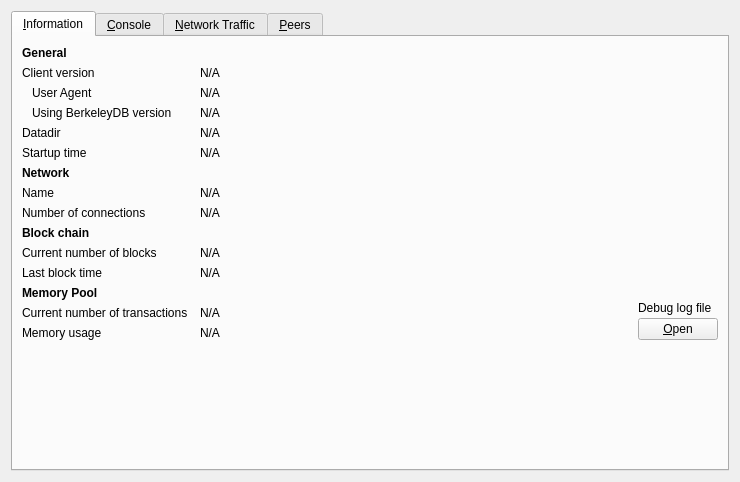
<?xml version="1.0" encoding="UTF-8"?>
<ui version="4.0">
 <class>RPCConsole</class>
 <widget class="QWidget" name="RPCConsole">
  <property name="geometry">
   <rect>
    <x>0</x>
    <y>0</y>
    <width>740</width>
    <height>482</height>
   </rect>
  </property>
  <property name="windowTitle">
   <string>Debug window</string>
  </property>
  <layout class="QVBoxLayout" name="verticalLayout_2">
   <item>
    <widget class="QTabWidget" name="tabWidget">
     <property name="currentIndex">
      <number>0</number>
     </property>
     <widget class="QWidget" name="tab_info">
      <attribute name="title">
       <string>&amp;Information</string>
      </attribute>
      <layout class="QGridLayout" name="gridLayout" columnstretch="0,1,0">
       <property name="horizontalSpacing">
        <number>12</number>
       </property>
       <item row="0" column="0">
        <widget class="QLabel" name="label_9">
         <property name="font">
          <font>
           <weight>75</weight>
           <bold>true</bold>
          </font>
         </property>
         <property name="text">
          <string>General</string>
         </property>
        </widget>
       </item>
       <item row="1" column="0">
        <widget class="QLabel" name="label_6">
         <property name="text">
          <string>Client version</string>
         </property>
        </widget>
       </item>
       <item row="1" column="1" colspan="2">
        <widget class="QLabel" name="clientVersion">
         <property name="cursor">
          <cursorShape>IBeamCursor</cursorShape>
         </property>
         <property name="text">
          <string>N/A</string>
         </property>
         <property name="textFormat">
          <enum>Qt::PlainText</enum>
         </property>
         <property name="textInteractionFlags">
          <set>Qt::LinksAccessibleByMouse|Qt::TextSelectableByKeyboard|Qt::TextSelectableByMouse</set>
         </property>
        </widget>
       </item>
       <item row="2" column="0">
        <widget class="QLabel" name="labelClientUserAgent">
         <property name="text">
          <string>User Agent</string>
         </property>
         <property name="indent">
          <number>10</number>
         </property>
        </widget>
       </item>
       <item row="2" column="1" colspan="2">
        <widget class="QLabel" name="clientUserAgent">
         <property name="cursor">
          <cursorShape>IBeamCursor</cursorShape>
         </property>
         <property name="text">
          <string>N/A</string>
         </property>
         <property name="textFormat">
          <enum>Qt::PlainText</enum>
         </property>
         <property name="textInteractionFlags">
          <set>Qt::LinksAccessibleByMouse|Qt::TextSelectableByKeyboard|Qt::TextSelectableByMouse</set>
         </property>
        </widget>
       </item>
       <item row="3" column="0">
        <widget class="QLabel" name="label_berkeleyDBVersion">
         <property name="text">
          <string>Using BerkeleyDB version</string>
         </property>
         <property name="indent">
          <number>10</number>
         </property>
        </widget>
       </item>
       <item row="3" column="1" colspan="2">
        <widget class="QLabel" name="berkeleyDBVersion">
         <property name="cursor">
          <cursorShape>IBeamCursor</cursorShape>
         </property>
         <property name="text">
          <string>N/A</string>
         </property>
         <property name="textFormat">
          <enum>Qt::PlainText</enum>
         </property>
         <property name="textInteractionFlags">
          <set>Qt::LinksAccessibleByMouse|Qt::TextSelectableByKeyboard|Qt::TextSelectableByMouse</set>
         </property>
        </widget>
       </item>
       <item row="4" column="0">
        <widget class="QLabel" name="label_12">
         <property name="text">
          <string>Datadir</string>
         </property>
        </widget>
       </item>
       <item row="4" column="1" colspan="2">
        <widget class="QLabel" name="dataDir">
         <property name="cursor">
          <cursorShape>IBeamCursor</cursorShape>
         </property>
         <property name="text">
          <string>N/A</string>
         </property>
         <property name="textFormat">
          <enum>Qt::PlainText</enum>
         </property>
         <property name="wordWrap">
          <bool>true</bool>
         </property>
         <property name="textInteractionFlags">
          <set>Qt::LinksAccessibleByMouse|Qt::TextSelectableByKeyboard|Qt::TextSelectableByMouse</set>
         </property>
        </widget>
       </item>
       <item row="5" column="0">
        <widget class="QLabel" name="label_13">
         <property name="text">
          <string>Startup time</string>
         </property>
        </widget>
       </item>
       <item row="5" column="1" colspan="2">
        <widget class="QLabel" name="startupTime">
         <property name="cursor">
          <cursorShape>IBeamCursor</cursorShape>
         </property>
         <property name="text">
          <string>N/A</string>
         </property>
         <property name="textFormat">
          <enum>Qt::PlainText</enum>
         </property>
         <property name="textInteractionFlags">
          <set>Qt::LinksAccessibleByMouse|Qt::TextSelectableByKeyboard|Qt::TextSelectableByMouse</set>
         </property>
        </widget>
       </item>
       <item row="6" column="0">
        <widget class="QLabel" name="labelNetwork">
         <property name="font">
          <font>
           <weight>75</weight>
           <bold>true</bold>
          </font>
         </property>
         <property name="text">
          <string>Network</string>
         </property>
        </widget>
       </item>
       <item row="7" column="0">
        <widget class="QLabel" name="label_8">
         <property name="text">
          <string>Name</string>
         </property>
        </widget>
       </item>
       <item row="7" column="1" colspan="2">
        <widget class="QLabel" name="networkName">
         <property name="cursor">
          <cursorShape>IBeamCursor</cursorShape>
         </property>
         <property name="text">
          <string>N/A</string>
         </property>
         <property name="textFormat">
          <enum>Qt::PlainText</enum>
         </property>
         <property name="textInteractionFlags">
          <set>Qt::LinksAccessibleByMouse|Qt::TextSelectableByKeyboard|Qt::TextSelectableByMouse</set>
         </property>
        </widget>
       </item>
       <item row="8" column="0">
        <widget class="QLabel" name="label_7">
         <property name="text">
          <string>Number of connections</string>
         </property>
        </widget>
       </item>
       <item row="8" column="1" colspan="2">
        <widget class="QLabel" name="numberOfConnections">
         <property name="cursor">
          <cursorShape>IBeamCursor</cursorShape>
         </property>
         <property name="text">
          <string>N/A</string>
         </property>
         <property name="textFormat">
          <enum>Qt::PlainText</enum>
         </property>
         <property name="textInteractionFlags">
          <set>Qt::LinksAccessibleByMouse|Qt::TextSelectableByKeyboard|Qt::TextSelectableByMouse</set>
         </property>
        </widget>
       </item>
       <item row="9" column="0">
        <widget class="QLabel" name="label_10">
         <property name="font">
          <font>
           <weight>75</weight>
           <bold>true</bold>
          </font>
         </property>
         <property name="text">
          <string>Block chain</string>
         </property>
        </widget>
       </item>
       <item row="10" column="0">
        <widget class="QLabel" name="label_3">
         <property name="text">
          <string>Current number of blocks</string>
         </property>
        </widget>
       </item>
       <item row="10" column="1" colspan="2">
        <widget class="QLabel" name="numberOfBlocks">
         <property name="cursor">
          <cursorShape>IBeamCursor</cursorShape>
         </property>
         <property name="text">
          <string>N/A</string>
         </property>
         <property name="textFormat">
          <enum>Qt::PlainText</enum>
         </property>
         <property name="textInteractionFlags">
          <set>Qt::LinksAccessibleByMouse|Qt::TextSelectableByKeyboard|Qt::TextSelectableByMouse</set>
         </property>
        </widget>
       </item>
       <item row="11" column="0">
        <widget class="QLabel" name="labelLastBlockTime">
         <property name="text">
          <string>Last block time</string>
         </property>
        </widget>
       </item>
       <item row="11" column="1" colspan="2">
        <widget class="QLabel" name="lastBlockTime">
         <property name="cursor">
          <cursorShape>IBeamCursor</cursorShape>
         </property>
         <property name="text">
          <string>N/A</string>
         </property>
         <property name="textFormat">
          <enum>Qt::PlainText</enum>
         </property>
         <property name="textInteractionFlags">
          <set>Qt::LinksAccessibleByMouse|Qt::TextSelectableByKeyboard|Qt::TextSelectableByMouse</set>
         </property>
        </widget>
       </item>
       <item row="12" column="0">
        <widget class="QLabel" name="labelMempoolTitle">
         <property name="font">
          <font>
           <weight>75</weight>
           <bold>true</bold>
          </font>
         </property>
         <property name="text">
          <string>Memory Pool</string>
         </property>
        </widget>
       </item>
       <item row="13" column="0">
        <widget class="QLabel" name="labelNumberOfTransactions">
         <property name="text">
          <string>Current number of transactions</string>
         </property>
        </widget>
       </item>
       <item row="13" column="1">
        <widget class="QLabel" name="mempoolNumberTxs">
         <property name="cursor">
          <cursorShape>IBeamCursor</cursorShape>
         </property>
         <property name="text">
          <string>N/A</string>
         </property>
         <property name="textFormat">
          <enum>Qt::PlainText</enum>
         </property>
         <property name="textInteractionFlags">
          <set>Qt::LinksAccessibleByMouse|Qt::TextSelectableByKeyboard|Qt::TextSelectableByMouse</set>
         </property>
        </widget>
       </item>
       <item row="14" column="0">
        <widget class="QLabel" name="labelMemoryUsage">
         <property name="text">
          <string>Memory usage</string>
         </property>
        </widget>
       </item>
       <item row="14" column="1">
        <widget class="QLabel" name="mempoolSize">
         <property name="cursor">
          <cursorShape>IBeamCursor</cursorShape>
         </property>
         <property name="text">
          <string>N/A</string>
         </property>
         <property name="textFormat">
          <enum>Qt::PlainText</enum>
         </property>
         <property name="textInteractionFlags">
          <set>Qt::LinksAccessibleByMouse|Qt::TextSelectableByKeyboard|Qt::TextSelectableByMouse</set>
         </property>
        </widget>
       </item>
       <item row="12" column="2" rowspan="3">
        <layout class="QVBoxLayout" name="verticalLayoutDebugButton">
         <property name="spacing">
          <number>3</number>
         </property>
         <item>
          <spacer name="verticalSpacer_2">
           <property name="orientation">
            <enum>Qt::Vertical</enum>
           </property>
           <property name="sizeHint" stdset="0">
            <size>
             <width>10</width>
             <height>5</height>
            </size>
           </property>
          </spacer>
         </item>
         <item>
          <widget class="QLabel" name="labelDebugLogfile">
           <property name="text">
            <string>Debug log file</string>
           </property>
          </widget>
         </item>
         <item>
          <widget class="QPushButton" name="openDebugLogfileButton">
           <property name="toolTip">
            <string>Open the %1 debug log file from the current data directory. This can take a few seconds for large log files.</string>
           </property>
           <property name="text">
            <string>&amp;Open</string>
           </property>
           <property name="autoDefault">
            <bool>false</bool>
           </property>
          </widget>
         </item>
        </layout>
       </item>
       <item row="15" column="0">
        <spacer name="verticalSpacer">
         <property name="orientation">
          <enum>Qt::Vertical</enum>
         </property>
         <property name="sizeHint" stdset="0">
          <size>
           <width>20</width>
           <height>40</height>
          </size>
         </property>
        </spacer>
       </item>
      </layout>
     </widget>
     <widget class="QWidget" name="tab_console">
      <attribute name="title">
       <string>&amp;Console</string>
      </attribute>
      <layout class="QVBoxLayout" name="verticalLayout_3">
       <property name="spacing">
        <number>3</number>
       </property>
       <property name="bottomMargin">
        <number>5</number>
       </property>
       <item>
        <layout class="QHBoxLayout" name="horizontalLayout">
         <property name="spacing">
          <number>4</number>
         </property>
         <item>
          <spacer name="horizontalSpacer">
           <property name="orientation">
            <enum>Qt::Horizontal</enum>
           </property>
           <property name="sizeHint" stdset="0">
            <size>
             <width>40</width>
             <height>20</height>
            </size>
           </property>
          </spacer>
         </item>
         <item>
          <widget class="QPushButton" name="fontSmallerButton">
           <property name="maximumSize">
            <size>
             <width>24</width>
             <height>24</height>
            </size>
           </property>
           <property name="toolTip">
            <string>Decrease font size</string>
           </property>
           <property name="text">
            <string/>
           </property>
           <property name="icon">
            <iconset resource="../bitcoin.qrc">
             <normaloff>:/icons/fontsmaller</normaloff>:/icons/fontsmaller</iconset>
           </property>
           <property name="iconSize">
            <size>
             <width>24</width>
             <height>16</height>
            </size>
           </property>
           <property name="autoDefault">
            <bool>false</bool>
           </property>
           <property name="flat">
            <bool>true</bool>
           </property>
          </widget>
         </item>
         <item>
          <widget class="QPushButton" name="fontBiggerButton">
           <property name="maximumSize">
            <size>
             <width>24</width>
             <height>24</height>
            </size>
           </property>
           <property name="toolTip">
            <string>Increase font size</string>
           </property>
           <property name="text">
            <string/>
           </property>
           <property name="icon">
            <iconset resource="../bitcoin.qrc">
             <normaloff>:/icons/fontbigger</normaloff>:/icons/fontbigger</iconset>
           </property>
           <property name="iconSize">
            <size>
             <width>24</width>
             <height>16</height>
            </size>
           </property>
           <property name="autoDefault">
            <bool>false</bool>
           </property>
           <property name="flat">
            <bool>true</bool>
           </property>
          </widget>
         </item>
         <item>
          <widget class="QPushButton" name="clearButton">
           <property name="maximumSize">
            <size>
             <width>24</width>
             <height>24</height>
            </size>
           </property>
           <property name="toolTip">
            <string>Clear console</string>
           </property>
           <property name="layoutDirection">
            <enum>Qt::LeftToRight</enum>
           </property>
           <property name="text">
            <string/>
           </property>
           <property name="icon">
            <iconset resource="../bitcoin.qrc">
             <normaloff>:/icons/remove</normaloff>:/icons/remove</iconset>
           </property>
           <property name="shortcut">
            <string notr="true">Ctrl+L</string>
           </property>
           <property name="autoDefault">
            <bool>false</bool>
           </property>
           <property name="flat">
            <bool>true</bool>
           </property>
          </widget>
         </item>
        </layout>
       </item>
       <item>
        <widget class="QTextEdit" name="messagesWidget">
         <property name="minimumSize">
          <size>
           <width>0</width>
           <height>100</height>
          </size>
         </property>
         <property name="readOnly">
          <bool>true</bool>
         </property>
         <property name="tabKeyNavigation" stdset="0">
          <bool>false</bool>
         </property>
         <property name="columnCount" stdset="0">
          <number>2</number>
         </property>
        </widget>
       </item>
       <item>
        <layout class="QHBoxLayout" name="horizontalLayoutPrompt">
         <property name="spacing">
          <number>3</number>
         </property>
         <item>
          <widget class="QPushButton" name="promptIcon">
           <property name="enabled">
            <bool>false</bool>
           </property>
           <property name="maximumSize">
            <size>
             <width>16</width>
             <height>24</height>
            </size>
           </property>
           <property name="text">
            <string/>
           </property>
           <property name="icon">
            <iconset resource="../bitcoin.qrc">
             <normaloff>:/icons/prompticon</normaloff>
             <disabledoff>:/icons/prompticon</disabledoff>:/icons/prompticon</iconset>
           </property>
           <property name="iconSize">
            <size>
             <width>14</width>
             <height>14</height>
            </size>
           </property>
           <property name="autoDefault">
            <bool>false</bool>
           </property>
           <property name="flat">
            <bool>true</bool>
           </property>
          </widget>
         </item>
         <item>
          <widget class="QLineEdit" name="lineEdit">
           <property name="placeholderText">
            <string/>
           </property>
          </widget>
         </item>
        </layout>
       </item>
      </layout>
     </widget>
     <widget class="QWidget" name="tab_nettraffic">
      <attribute name="title">
       <string>&amp;Network Traffic</string>
      </attribute>
      <layout class="QHBoxLayout" name="horizontalLayout_3">
       <item>
        <layout class="QVBoxLayout" name="verticalLayout_4">
         <item>
          <widget class="TrafficGraphWidget" name="trafficGraph" native="true">
           <property name="sizePolicy">
            <sizepolicy hsizetype="Expanding" vsizetype="Expanding">
             <horstretch>0</horstretch>
             <verstretch>0</verstretch>
            </sizepolicy>
           </property>
          </widget>
         </item>
         <item>
          <layout class="QHBoxLayout" name="horizontalLayout_2">
           <item>
            <widget class="QSlider" name="sldGraphRange">
             <property name="minimum">
              <number>1</number>
             </property>
             <property name="maximum">
              <number>288</number>
             </property>
             <property name="pageStep">
              <number>12</number>
             </property>
             <property name="value">
              <number>6</number>
             </property>
             <property name="orientation">
              <enum>Qt::Horizontal</enum>
             </property>
            </widget>
           </item>
           <item>
            <widget class="QLabel" name="lblGraphRange">
             <property name="minimumSize">
              <size>
               <width>100</width>
               <height>0</height>
              </size>
             </property>
             <property name="alignment">
              <set>Qt::AlignCenter</set>
             </property>
            </widget>
           </item>
           <item>
            <widget class="QPushButton" name="btnClearTrafficGraph">
             <property name="text">
              <string>&amp;Clear</string>
             </property>
             <property name="autoDefault">
              <bool>false</bool>
             </property>
            </widget>
           </item>
          </layout>
         </item>
        </layout>
       </item>
       <item>
        <layout class="QVBoxLayout" name="verticalLayout">
         <item>
          <widget class="QGroupBox" name="groupBox">
           <property name="title">
            <string>Totals</string>
           </property>
           <layout class="QVBoxLayout" name="verticalLayout_5">
            <item>
             <layout class="QHBoxLayout" name="horizontalLayout_4">
              <item>
               <widget class="Line" name="line">
                <property name="sizePolicy">
                 <sizepolicy hsizetype="Fixed" vsizetype="Fixed">
                  <horstretch>0</horstretch>
                  <verstretch>0</verstretch>
                 </sizepolicy>
                </property>
                <property name="minimumSize">
                 <size>
                  <width>10</width>
                  <height>0</height>
                 </size>
                </property>
                <property name="palette">
                 <palette>
                  <active>
                   <colorrole role="Light">
                    <brush brushstyle="SolidPattern">
                     <color alpha="255">
                      <red>0</red>
                      <green>255</green>
                      <blue>0</blue>
                     </color>
                    </brush>
                   </colorrole>
                  </active>
                  <inactive>
                   <colorrole role="Light">
                    <brush brushstyle="SolidPattern">
                     <color alpha="255">
                      <red>0</red>
                      <green>255</green>
                      <blue>0</blue>
                     </color>
                    </brush>
                   </colorrole>
                  </inactive>
                  <disabled>
                   <colorrole role="Light">
                    <brush brushstyle="SolidPattern">
                     <color alpha="255">
                      <red>0</red>
                      <green>255</green>
                      <blue>0</blue>
                     </color>
                    </brush>
                   </colorrole>
                  </disabled>
                 </palette>
                </property>
                <property name="orientation">
                 <enum>Qt::Horizontal</enum>
                </property>
               </widget>
              </item>
              <item>
               <widget class="QLabel" name="label_16">
                <property name="text">
                 <string>Received</string>
                </property>
               </widget>
              </item>
              <item>
               <widget class="QLabel" name="lblBytesIn">
                <property name="minimumSize">
                 <size>
                  <width>50</width>
                  <height>0</height>
                 </size>
                </property>
                <property name="alignment">
                 <set>Qt::AlignRight|Qt::AlignTrailing|Qt::AlignVCenter</set>
                </property>
               </widget>
              </item>
             </layout>
            </item>
            <item>
             <layout class="QHBoxLayout" name="horizontalLayout_5">
              <item>
               <widget class="Line" name="line_2">
                <property name="sizePolicy">
                 <sizepolicy hsizetype="Fixed" vsizetype="Fixed">
                  <horstretch>0</horstretch>
                  <verstretch>0</verstretch>
                 </sizepolicy>
                </property>
                <property name="minimumSize">
                 <size>
                  <width>10</width>
                  <height>0</height>
                 </size>
                </property>
                <property name="palette">
                 <palette>
                  <active>
                   <colorrole role="Light">
                    <brush brushstyle="SolidPattern">
                     <color alpha="255">
                      <red>255</red>
                      <green>0</green>
                      <blue>0</blue>
                     </color>
                    </brush>
                   </colorrole>
                  </active>
                  <inactive>
                   <colorrole role="Light">
                    <brush brushstyle="SolidPattern">
                     <color alpha="255">
                      <red>255</red>
                      <green>0</green>
                      <blue>0</blue>
                     </color>
                    </brush>
                   </colorrole>
                  </inactive>
                  <disabled>
                   <colorrole role="Light">
                    <brush brushstyle="SolidPattern">
                     <color alpha="255">
                      <red>255</red>
                      <green>0</green>
                      <blue>0</blue>
                     </color>
                    </brush>
                   </colorrole>
                  </disabled>
                 </palette>
                </property>
                <property name="orientation">
                 <enum>Qt::Horizontal</enum>
                </property>
               </widget>
              </item>
              <item>
               <widget class="QLabel" name="label_17">
                <property name="text">
                 <string>Sent</string>
                </property>
               </widget>
              </item>
              <item>
               <widget class="QLabel" name="lblBytesOut">
                <property name="minimumSize">
                 <size>
                  <width>50</width>
                  <height>0</height>
                 </size>
                </property>
                <property name="alignment">
                 <set>Qt::AlignRight|Qt::AlignTrailing|Qt::AlignVCenter</set>
                </property>
               </widget>
              </item>
             </layout>
            </item>
            <item>
             <spacer name="verticalSpacer_4">
              <property name="orientation">
               <enum>Qt::Vertical</enum>
              </property>
              <property name="sizeHint" stdset="0">
               <size>
                <width>20</width>
                <height>407</height>
               </size>
              </property>
             </spacer>
            </item>
           </layout>
          </widget>
         </item>
        </layout>
       </item>
      </layout>
     </widget>
     <widget class="QWidget" name="tab_peers">
      <attribute name="title">
       <string>&amp;Peers</string>
      </attribute>
      <layout class="QGridLayout" name="gridLayout_2">
       <item row="0" column="0" rowspan="2">
        <layout class="QVBoxLayout" name="verticalLayout_101">
         <property name="spacing">
          <number>0</number>
         </property>
         <item>
          <widget class="QTableView" name="peerWidget">
           <property name="horizontalScrollBarPolicy">
            <enum>Qt::ScrollBarAsNeeded</enum>
           </property>
           <property name="tabKeyNavigation">
            <bool>false</bool>
           </property>
           <property name="sortingEnabled">
            <bool>true</bool>
           </property>
           <attribute name="horizontalHeaderHighlightSections">
            <bool>false</bool>
           </attribute>
          </widget>
         </item>
         <item>
          <widget class="QLabel" name="banHeading">
           <property name="sizePolicy">
            <sizepolicy hsizetype="Preferred" vsizetype="Minimum">
             <horstretch>0</horstretch>
             <verstretch>0</verstretch>
            </sizepolicy>
           </property>
           <property name="minimumSize">
            <size>
             <width>300</width>
             <height>32</height>
            </size>
           </property>
           <property name="maximumSize">
            <size>
             <width>16777215</width>
             <height>32</height>
            </size>
           </property>
           <property name="font">
            <font>
             <pointsize>12</pointsize>
            </font>
           </property>
           <property name="cursor">
            <cursorShape>IBeamCursor</cursorShape>
           </property>
           <property name="text">
            <string>Banned peers</string>
           </property>
           <property name="alignment">
            <set>Qt::AlignBottom|Qt::AlignLeading|Qt::AlignLeft</set>
           </property>
           <property name="wordWrap">
            <bool>true</bool>
           </property>
           <property name="textInteractionFlags">
            <set>Qt::NoTextInteraction</set>
           </property>
          </widget>
         </item>
         <item>
          <widget class="QTableView" name="banlistWidget">
           <property name="sizePolicy">
            <sizepolicy hsizetype="Expanding" vsizetype="Expanding">
             <horstretch>0</horstretch>
             <verstretch>0</verstretch>
            </sizepolicy>
           </property>
           <property name="horizontalScrollBarPolicy">
            <enum>Qt::ScrollBarAsNeeded</enum>
           </property>
           <property name="tabKeyNavigation">
            <bool>false</bool>
           </property>
           <property name="sortingEnabled">
            <bool>true</bool>
           </property>
           <attribute name="horizontalHeaderHighlightSections">
            <bool>false</bool>
           </attribute>
          </widget>
         </item>
        </layout>
       </item>
       <item row="0" column="1">
        <widget class="QLabel" name="peerHeading">
         <property name="sizePolicy">
          <sizepolicy hsizetype="Preferred" vsizetype="Minimum">
           <horstretch>0</horstretch>
           <verstretch>0</verstretch>
          </sizepolicy>
         </property>
         <property name="minimumSize">
          <size>
           <width>300</width>
           <height>32</height>
          </size>
         </property>
         <property name="font">
          <font>
           <pointsize>10</pointsize>
          </font>
         </property>
         <property name="cursor">
          <cursorShape>IBeamCursor</cursorShape>
         </property>
         <property name="text">
          <string>Select a peer to view detailed information.</string>
         </property>
         <property name="alignment">
          <set>Qt::AlignHCenter|Qt::AlignTop</set>
         </property>
         <property name="wordWrap">
          <bool>true</bool>
         </property>
         <property name="textInteractionFlags">
          <set>Qt::LinksAccessibleByMouse|Qt::TextSelectableByKeyboard|Qt::TextSelectableByMouse</set>
         </property>
        </widget>
       </item>
       <item row="1" column="1">
        <widget class="QWidget" name="detailWidget" native="true">
         <property name="minimumSize">
          <size>
           <width>300</width>
           <height>0</height>
          </size>
         </property>
         <layout class="QGridLayout" name="gridLayout_3">
          <item row="0" column="0">
           <widget class="QLabel" name="label_30">
            <property name="text">
             <string>Whitelisted</string>
            </property>
           </widget>
          </item>
          <item row="0" column="2">
           <widget class="QLabel" name="peerWhitelisted">
            <property name="cursor">
             <cursorShape>IBeamCursor</cursorShape>
            </property>
            <property name="text">
             <string>N/A</string>
            </property>
            <property name="textFormat">
             <enum>Qt::PlainText</enum>
            </property>
            <property name="textInteractionFlags">
             <set>Qt::LinksAccessibleByMouse|Qt::TextSelectableByKeyboard|Qt::TextSelectableByMouse</set>
            </property>
           </widget>
          </item>
          <item row="1" column="0">
           <widget class="QLabel" name="label_23">
            <property name="text">
             <string>Direction</string>
            </property>
           </widget>
          </item>
          <item row="1" column="2">
           <widget class="QLabel" name="peerDirection">
            <property name="cursor">
             <cursorShape>IBeamCursor</cursorShape>
            </property>
            <property name="text">
             <string>N/A</string>
            </property>
            <property name="textFormat">
             <enum>Qt::PlainText</enum>
            </property>
            <property name="textInteractionFlags">
             <set>Qt::LinksAccessibleByMouse|Qt::TextSelectableByKeyboard|Qt::TextSelectableByMouse</set>
            </property>
           </widget>
          </item>
          <item row="2" column="0">
           <widget class="QLabel" name="label_21">
            <property name="text">
             <string>Version</string>
            </property>
           </widget>
          </item>
          <item row="2" column="2">
           <widget class="QLabel" name="peerVersion">
            <property name="cursor">
             <cursorShape>IBeamCursor</cursorShape>
            </property>
            <property name="text">
             <string>N/A</string>
            </property>
            <property name="textFormat">
             <enum>Qt::PlainText</enum>
            </property>
            <property name="textInteractionFlags">
             <set>Qt::LinksAccessibleByMouse|Qt::TextSelectableByKeyboard|Qt::TextSelectableByMouse</set>
            </property>
           </widget>
          </item>
          <item row="3" column="0">
           <widget class="QLabel" name="label_28">
            <property name="text">
             <string>User Agent</string>
            </property>
           </widget>
          </item>
          <item row="3" column="2">
           <widget class="QLabel" name="peerSubversion">
            <property name="cursor">
             <cursorShape>IBeamCursor</cursorShape>
            </property>
            <property name="text">
             <string>N/A</string>
            </property>
            <property name="textFormat">
             <enum>Qt::PlainText</enum>
            </property>
            <property name="textInteractionFlags">
             <set>Qt::LinksAccessibleByMouse|Qt::TextSelectableByKeyboard|Qt::TextSelectableByMouse</set>
            </property>
           </widget>
          </item>
          <item row="4" column="0">
           <widget class="QLabel" name="label_4">
            <property name="text">
             <string>Services</string>
            </property>
           </widget>
          </item>
          <item row="4" column="2">
           <widget class="QLabel" name="peerServices">
            <property name="cursor">
             <cursorShape>IBeamCursor</cursorShape>
            </property>
            <property name="text">
             <string>N/A</string>
            </property>
            <property name="textFormat">
             <enum>Qt::PlainText</enum>
            </property>
            <property name="textInteractionFlags">
             <set>Qt::LinksAccessibleByMouse|Qt::TextSelectableByKeyboard|Qt::TextSelectableByMouse</set>
            </property>
           </widget>
          </item>
          <item row="5" column="0">
           <widget class="QLabel" name="label_29">
            <property name="text">
             <string>Starting Block</string>
            </property>
           </widget>
          </item>
          <item row="5" column="2">
           <widget class="QLabel" name="peerHeight">
            <property name="cursor">
             <cursorShape>IBeamCursor</cursorShape>
            </property>
            <property name="text">
             <string>N/A</string>
            </property>
            <property name="textFormat">
             <enum>Qt::PlainText</enum>
            </property>
            <property name="textInteractionFlags">
             <set>Qt::LinksAccessibleByMouse|Qt::TextSelectableByKeyboard|Qt::TextSelectableByMouse</set>
            </property>
           </widget>
          </item>
          <item row="6" column="0">
           <widget class="QLabel" name="label_27">
            <property name="text">
             <string>Synced Headers</string>
            </property>
           </widget>
          </item>
          <item row="6" column="2">
           <widget class="QLabel" name="peerSyncHeight">
            <property name="cursor">
             <cursorShape>IBeamCursor</cursorShape>
            </property>
            <property name="text">
             <string>N/A</string>
            </property>
            <property name="textFormat">
             <enum>Qt::PlainText</enum>
            </property>
            <property name="textInteractionFlags">
             <set>Qt::LinksAccessibleByMouse|Qt::TextSelectableByKeyboard|Qt::TextSelectableByMouse</set>
            </property>
           </widget>
          </item>
          <item row="7" column="0">
           <widget class="QLabel" name="label_25">
            <property name="text">
             <string>Synced Blocks</string>
            </property>
           </widget>
          </item>
          <item row="7" column="2">
           <widget class="QLabel" name="peerCommonHeight">
            <property name="cursor">
             <cursorShape>IBeamCursor</cursorShape>
            </property>
            <property name="text">
             <string>N/A</string>
            </property>
            <property name="textFormat">
             <enum>Qt::PlainText</enum>
            </property>
            <property name="textInteractionFlags">
             <set>Qt::LinksAccessibleByMouse|Qt::TextSelectableByKeyboard|Qt::TextSelectableByMouse</set>
            </property>
           </widget>
          </item>
          <item row="8" column="0">
           <widget class="QLabel" name="label_24">
            <property name="text">
             <string>Ban Score</string>
            </property>
           </widget>
          </item>
          <item row="8" column="2">
           <widget class="QLabel" name="peerBanScore">
            <property name="cursor">
             <cursorShape>IBeamCursor</cursorShape>
            </property>
            <property name="text">
             <string>N/A</string>
            </property>
            <property name="textFormat">
             <enum>Qt::PlainText</enum>
            </property>
            <property name="textInteractionFlags">
             <set>Qt::LinksAccessibleByMouse|Qt::TextSelectableByKeyboard|Qt::TextSelectableByMouse</set>
            </property>
           </widget>
          </item>
          <item row="9" column="0">
           <widget class="QLabel" name="label_22">
            <property name="text">
             <string>Connection Time</string>
            </property>
           </widget>
          </item>
          <item row="9" column="2">
           <widget class="QLabel" name="peerConnTime">
            <property name="cursor">
             <cursorShape>IBeamCursor</cursorShape>
            </property>
            <property name="text">
             <string>N/A</string>
            </property>
            <property name="textFormat">
             <enum>Qt::PlainText</enum>
            </property>
            <property name="textInteractionFlags">
             <set>Qt::LinksAccessibleByMouse|Qt::TextSelectableByKeyboard|Qt::TextSelectableByMouse</set>
            </property>
           </widget>
          </item>
          <item row="10" column="0">
           <widget class="QLabel" name="label_15">
            <property name="text">
             <string>Last Send</string>
            </property>
           </widget>
          </item>
          <item row="10" column="2">
           <widget class="QLabel" name="peerLastSend">
            <property name="cursor">
             <cursorShape>IBeamCursor</cursorShape>
            </property>
            <property name="text">
             <string>N/A</string>
            </property>
            <property name="textFormat">
             <enum>Qt::PlainText</enum>
            </property>
            <property name="textInteractionFlags">
             <set>Qt::LinksAccessibleByMouse|Qt::TextSelectableByKeyboard|Qt::TextSelectableByMouse</set>
            </property>
           </widget>
          </item>
          <item row="11" column="0">
           <widget class="QLabel" name="label_19">
            <property name="text">
             <string>Last Receive</string>
            </property>
           </widget>
          </item>
          <item row="11" column="2">
           <widget class="QLabel" name="peerLastRecv">
            <property name="cursor">
             <cursorShape>IBeamCursor</cursorShape>
            </property>
            <property name="text">
             <string>N/A</string>
            </property>
            <property name="textFormat">
             <enum>Qt::PlainText</enum>
            </property>
            <property name="textInteractionFlags">
             <set>Qt::LinksAccessibleByMouse|Qt::TextSelectableByKeyboard|Qt::TextSelectableByMouse</set>
            </property>
           </widget>
          </item>
          <item row="12" column="0">
           <widget class="QLabel" name="label_18">
            <property name="text">
             <string>Sent</string>
            </property>
           </widget>
          </item>
          <item row="12" column="2">
           <widget class="QLabel" name="peerBytesSent">
            <property name="cursor">
             <cursorShape>IBeamCursor</cursorShape>
            </property>
            <property name="text">
             <string>N/A</string>
            </property>
            <property name="textFormat">
             <enum>Qt::PlainText</enum>
            </property>
            <property name="textInteractionFlags">
             <set>Qt::LinksAccessibleByMouse|Qt::TextSelectableByKeyboard|Qt::TextSelectableByMouse</set>
            </property>
           </widget>
          </item>
          <item row="13" column="0">
           <widget class="QLabel" name="label_20">
            <property name="text">
             <string>Received</string>
            </property>
           </widget>
          </item>
          <item row="13" column="2">
           <widget class="QLabel" name="peerBytesRecv">
            <property name="cursor">
             <cursorShape>IBeamCursor</cursorShape>
            </property>
            <property name="text">
             <string>N/A</string>
            </property>
            <property name="textFormat">
             <enum>Qt::PlainText</enum>
            </property>
            <property name="textInteractionFlags">
             <set>Qt::LinksAccessibleByMouse|Qt::TextSelectableByKeyboard|Qt::TextSelectableByMouse</set>
            </property>
           </widget>
          </item>
          <item row="14" column="0">
           <widget class="QLabel" name="label_26">
            <property name="text">
             <string>Ping Time</string>
            </property>
           </widget>
          </item>
          <item row="14" column="2">
           <widget class="QLabel" name="peerPingTime">
            <property name="cursor">
             <cursorShape>IBeamCursor</cursorShape>
            </property>
            <property name="text">
             <string>N/A</string>
            </property>
            <property name="textFormat">
             <enum>Qt::PlainText</enum>
            </property>
            <property name="textInteractionFlags">
             <set>Qt::LinksAccessibleByMouse|Qt::TextSelectableByKeyboard|Qt::TextSelectableByMouse</set>
            </property>
           </widget>
          </item>
          <item row="15" column="0">
           <widget class="QLabel" name="peerPingWaitLabel">
            <property name="toolTip">
             <string>The duration of a currently outstanding ping.</string>
            </property>
            <property name="text">
             <string>Ping Wait</string>
            </property>
           </widget>
          </item>
          <item row="15" column="2">
           <widget class="QLabel" name="peerPingWait">
            <property name="cursor">
             <cursorShape>IBeamCursor</cursorShape>
            </property>
            <property name="text">
             <string>N/A</string>
            </property>
            <property name="textFormat">
             <enum>Qt::PlainText</enum>
            </property>
            <property name="textInteractionFlags">
             <set>Qt::LinksAccessibleByMouse|Qt::TextSelectableByKeyboard|Qt::TextSelectableByMouse</set>
            </property>
           </widget>
          </item>
          <item row="16" column="0">
           <widget class="QLabel" name="peerMinPingLabel">
            <property name="text">
             <string>Min Ping</string>
            </property>
           </widget>
          </item>
          <item row="16" column="2">
           <widget class="QLabel" name="peerMinPing">
            <property name="cursor">
             <cursorShape>IBeamCursor</cursorShape>
            </property>
            <property name="text">
             <string>N/A</string>
            </property>
            <property name="textFormat">
             <enum>Qt::PlainText</enum>
            </property>
            <property name="textInteractionFlags">
             <set>Qt::LinksAccessibleByMouse|Qt::TextSelectableByKeyboard|Qt::TextSelectableByMouse</set>
            </property>
           </widget>
          </item>
          <item row="17" column="0">
           <widget class="QLabel" name="label_timeoffset">
            <property name="text">
             <string>Time Offset</string>
            </property>
           </widget>
          </item>
          <item row="17" column="2">
           <widget class="QLabel" name="timeoffset">
            <property name="cursor">
             <cursorShape>IBeamCursor</cursorShape>
            </property>
            <property name="text">
             <string>N/A</string>
            </property>
            <property name="textFormat">
             <enum>Qt::PlainText</enum>
            </property>
            <property name="textInteractionFlags">
             <set>Qt::LinksAccessibleByMouse|Qt::TextSelectableByKeyboard|Qt::TextSelectableByMouse</set>
            </property>
           </widget>
          </item>
          <item row="18" column="1">
           <spacer name="verticalSpacer_3">
            <property name="orientation">
             <enum>Qt::Vertical</enum>
            </property>
            <property name="sizeHint" stdset="0">
             <size>
              <width>20</width>
              <height>40</height>
             </size>
            </property>
           </spacer>
          </item>
         </layout>
        </widget>
       </item>
      </layout>
     </widget>
    </widget>
   </item>
  </layout>
 </widget>
 <customwidgets>
  <customwidget>
   <class>TrafficGraphWidget</class>
   <extends>QWidget</extends>
   <header>trafficgraphwidget.h</header>
   <container>1</container>
   <slots>
    <slot>clear()</slot>
   </slots>
  </customwidget>
 </customwidgets>
 <resources>
  <include location="../bitcoin.qrc"/>
 </resources>
 <connections/>
</ui>
